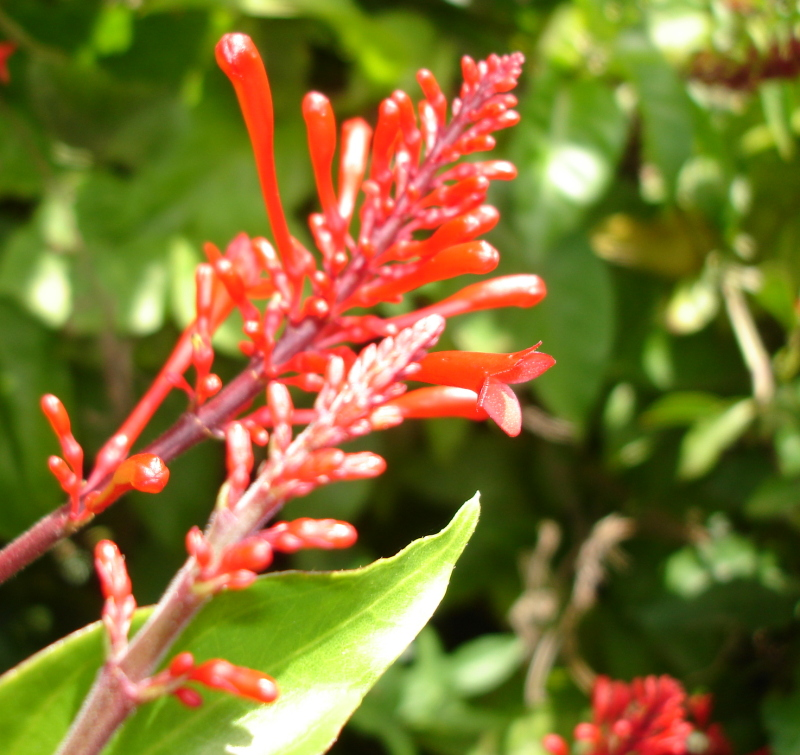
#> input picture Lecture 04 - Thresholding, morphology/flower.tiff, 800 x 755 px
$ jupyter execute --allow-errors 'Imagens coloridas e formatos de imagem.ipynb'
#> lines starting #> are read from the running program, lines starting #| are printed output that depends on the picture
# Leitura de imagem colorida

Uma imagem colorida possui 3 canais: vermelho, verde e azul. Adicionalmente, muitos formatos de imagens também armazenam um quarto canal: transparência, que são valores indicando o nível de transparência do pixel.

[cell 1]
import numpy as np
import matplotlib.pyplot as plt

img = plt.imread('flower.tiff')
#> img is the input picture: shape (755, 800, 4); mean R, G, B, A 128.7, 114.9, 49, 255
print(img.shape)
#| (755, 800, 4)
print(np.min(img), np.max(img))
#| 0 255

[cell 2]
plt.imshow(img)

#### Visualizando cada canal de cor separadamente

[cell 3]
img_red = img[:,:,0]     # Canal vermelho
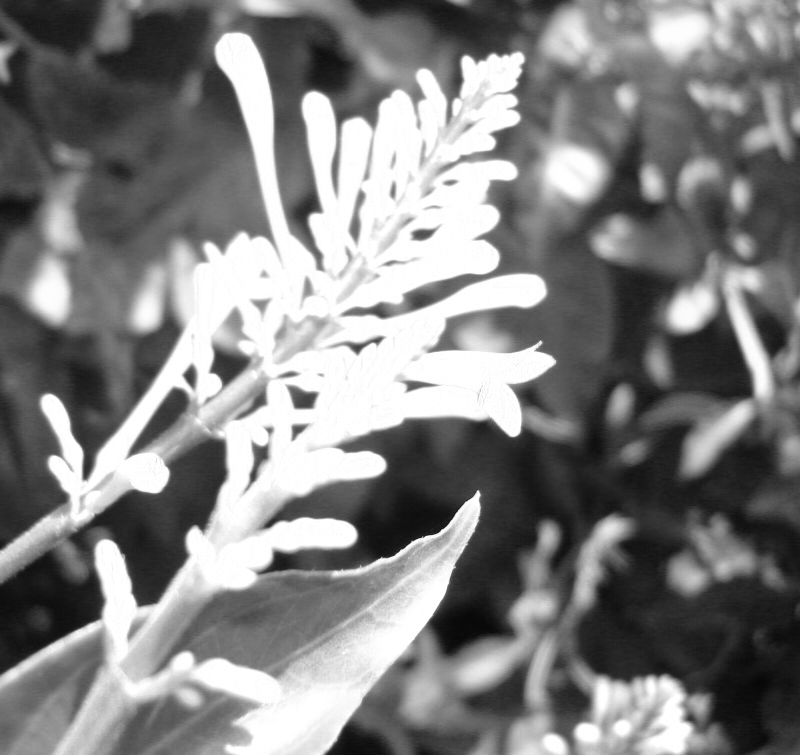
#> img_red: shape (755, 800); min 7, max 255, mean 128.7
img_green = img[:,:,1]   # Canal verde
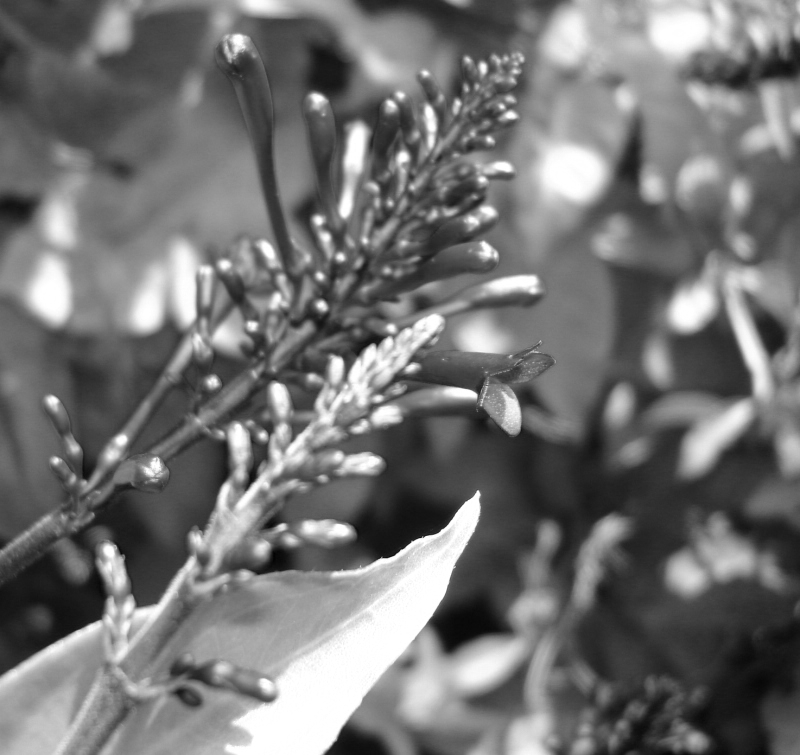
#> img_green: shape (755, 800); min 2, max 255, mean 114.9
img_blue = img[:,:,2]    # Canal azul
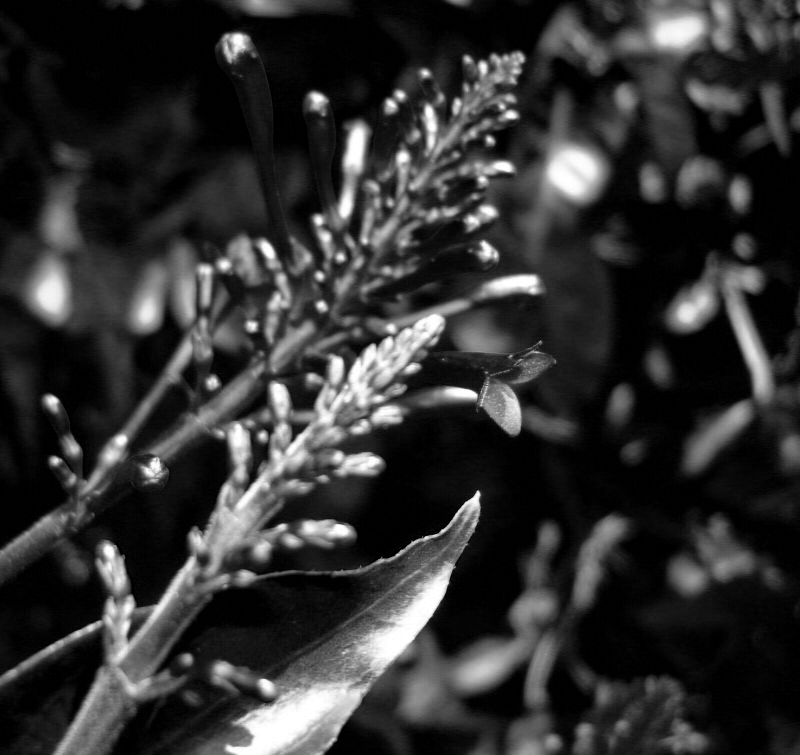
#> img_blue: shape (755, 800); min 0, max 255, mean 49

plt.figure(figsize=[12, 4])
plt.subplot(1, 3, 1)
plt.imshow(img_red, 'gray', vmin=0, vmax=255)  # vmin define o valor associado ao preto e vmax o valor da cor branca
plt.title('Vermelho')
plt.subplot(1, 3, 2)
plt.imshow(img_green, 'gray', vmin=0, vmax=255)
plt.title('Verde')
plt.subplot(1, 3, 3)
plt.imshow(img_blue, 'gray', vmin=0, vmax=255)
plt.title('Azul')
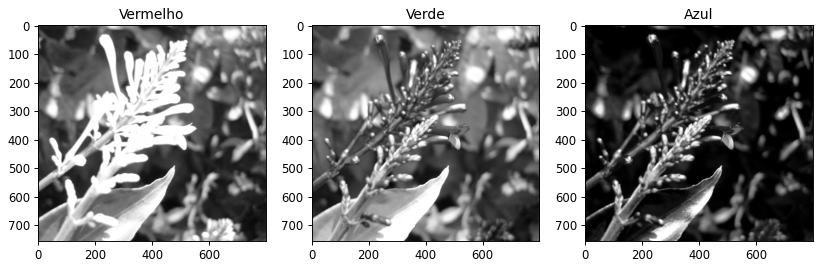
#> figure drawn by matplotlib, 3 panels

Podemos trabalhar separadamente com cada canal da imagem.

### Conversão de imagem colorida para nível de cinza

Se quisermos converter a imagem para níveis de cinza, utilizamos a fórmula

img_gray = 0.299\*img_red + 0.587\*img_green + 0.114\*img_blue

[cell 4]
def rgb2gray(img):
    img_gray = 0.299*img[:,:,0] + 0.587*img[:,:,1] + 0.114*img[:,:,2]
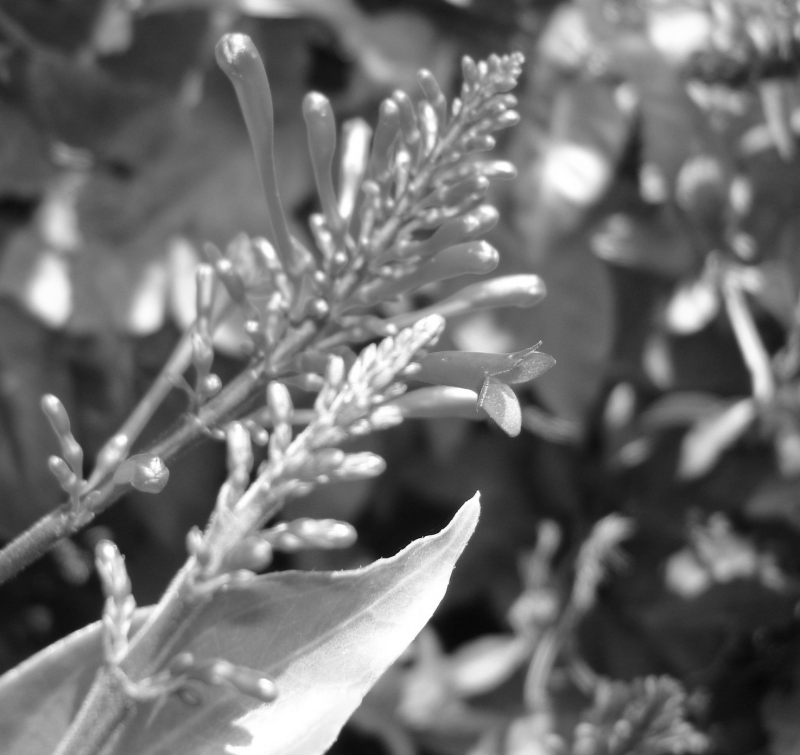
#> img_gray: shape (755, 800) float64; min 6.77, max 255, mean 111.5
    return img_gray

img_gray = rgb2gray(img)
plt.imshow(img_gray, 'gray')

# Formatos de imagem

Diferentes formatos podem armazenar imagens de forma ligeiramente diferentes.

[cell 5]
img = plt.imread('flower.tiff')
print(np.min(img), np.max(img))
#| 0 255

img = plt.imread('flower.jpg')
print(np.min(img), np.max(img))
#| 0 255

img = plt.imread('flower.png')
print(np.min(img), np.max(img))
#| 0 255

O formato png armazena a imagem com valores entre 0 e 1. Podemos trabalhar com os pixels nesse intervalo de valores ou então converter a imagem para valores inteiros no intervalo [0,255] fazendo

[cell 6]
img_255 = np.round(255*img).astype(np.uint8)
